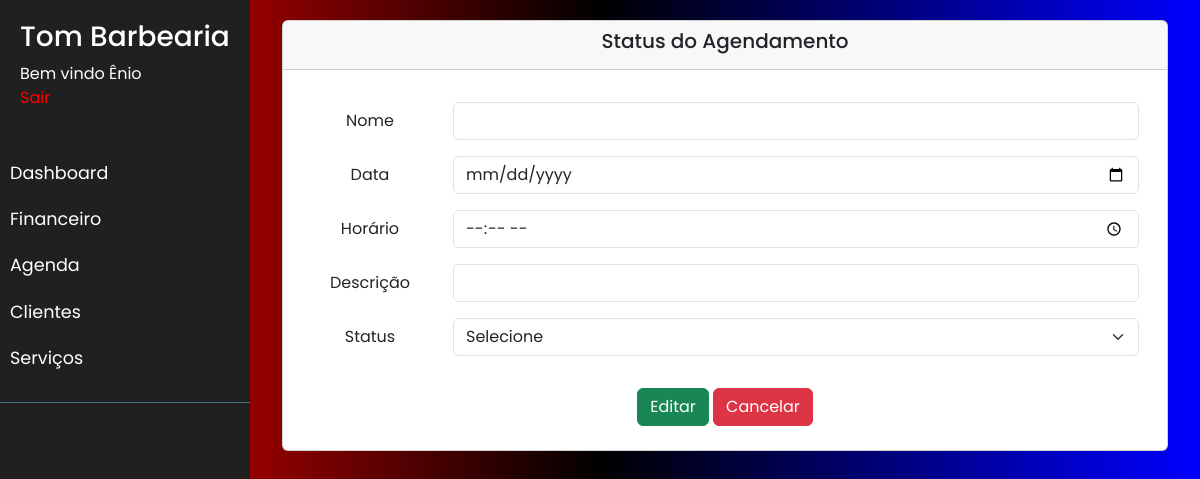
Page /statusAgendamento/48 (signed in) on the earlier database version.
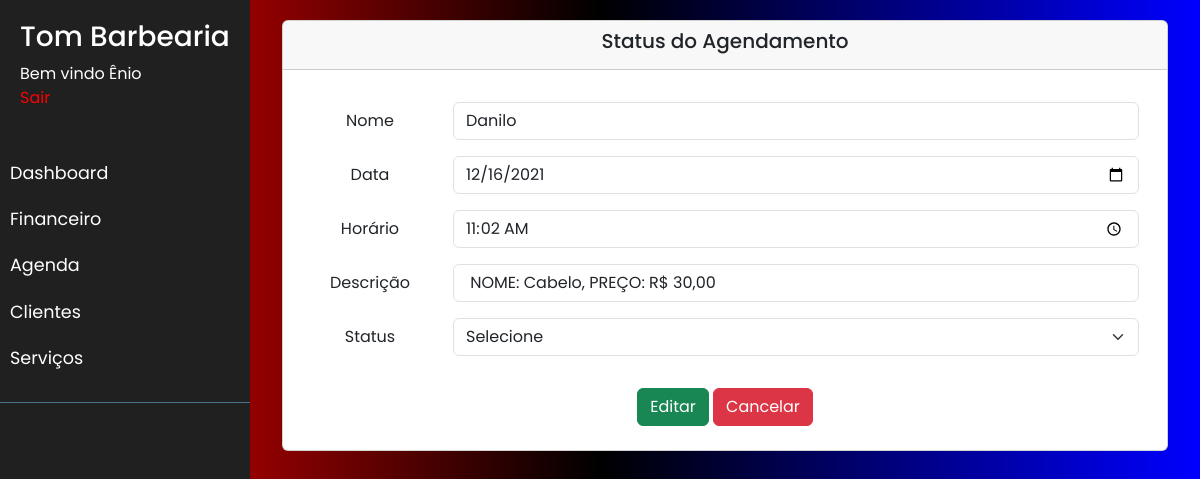
Same page on the later database version.
### app/models.py (models this page shows, shortened)
class ServicosAgendados(db.Model, UserMixin):
    __tablename__= 'servicos_agendados'
    id_servico_agendado = db.Column(db.Integer, primary_key =True, autoincrement = True)
    fk_id_servico = db.Column(db.Integer, nullable = False)
    desc_servico = db.Column(db.String, nullable = False)
    fk_id_cliente = db.Column(db.Integer, nullable = False)
    nm_cliente = db.Column(db.String, nullable = False)
    horario_agendado = db.Column(db.String, nullable = False)
    data_agendamento = db.Column(db.String, nullable = False)
    status = db.Column(db.Integer, nullable = True)
    desc_status = db.Column(db.Integer, nullable = True)

### main.py (the view, shortened to what this page needs)
@app.route("/statusAgendamento/<int:id>", methods=['GET', 'POST'])
def statusAgendamento(id):
    servicosagendados = ServicosAgendados.query.filter_by(id_servico_agendado=id).first()
    return render_template('statusAgendamento.html', servicosagendados = servicosagendados)

### app/models.py (called while the page is built)
@login_manager.user_loader
def get_user(user_id):
    return User.query.filter_by(id=user_id).first()

### app/templates/statusAgendamento.html (shortened to what this page needs)
<!DOCTYPE html>
<html>
<head>
    <link rel="stylesheet" type="text/css" href="{{ url_for('static',filename='node_modules/bootstrap/dist/css/bootstrap.css') }}">
    <link rel="stylesheet" type="text/css" href="{{ url_for('static',filename='sidemenu.css') }}">
</head>
<body>
  {% if current_user.is_authenticated %}
  <div class="wrapper">
    <nav id="sidebar">
      <div class="sidebar-header">
        <h3>Tom Barbearia</h3>
        <a>Bem vindo {{ current_user.nome }}</a>
        <br>
        <a style ="color:red" href = "{{ url_for('logout') }} ">Sair</a>
      </div>
      <ul class="list-unstyled components">
        <li>
          <a href="{{ url_for('home') }}">Dashboard</a>
        </li>
        <li>
          <a href="{{ url_for('financeiro') }}">Financeiro</a>
        </li>
        <li>
          <a href="{{ url_for('agenda') }}">Agenda</a>
        </li>
        <li>
          <a href="{{ url_for('clientes') }}">Clientes</a>
        </li>
        <li>
          <a href="{{ url_for('servicos') }}">Serviços</a>
        </li>
      </ul>
    </nav>
    <div id="content">
      <div class="container-fluid">
        <form method="POST">
          <div class="card text-center">
            <div class="card-header">
              <h5>
                Status do Agendamento
            </h5>
            </div>
            <div class="card-body">
              <div class="container">
                  <div class="col">
                    <div class="row mb-3">
                      <label for="nome" class="col-sm-2 col-form-label">Nome</label>
                      <div class="col-sm-10">
                        <input type="text" class="form-control" name ="status_nome_cliente" id="status_nome_cliente" value = "{{ servicosagendados.nm_cliente }}">
                      </div>
                    </div>
                    <div class="row mb-3">
                      <label for="data" class="col-sm-2 col-form-label">Data</label>
                      <div class="col-sm-10">
                        <input type="date" class="form-control" id="status_data" name="data" value = {{ servicosagendados.data_agendamento }}>
                      </div>
                    </div>
                    <div class="row mb-3">
                      <label for="horario" class="col-sm-2 col-form-label">Horário</label>
                      <div class="col-sm-10">
                        <input type="time" class="form-control" id="status_horario" name="horario" value = {{ servicosagendados.horario_agendado }}>
                      </div>
                    </div>
                    <div class="row mb-3">
                      <label for="nome" class="col-sm-2 col-form-label">Descrição</label>
                      <div class="col-sm-10">
                          <input type="text" class="form-control" name ="status_desc_servico" id="status_desc_servico" value = " {{ servicosagendados.desc_servico }} " >
                      </div>
                    </div>
                    <div class="row mb-3">
                      <label for="nome" class="col-sm-2 col-form-label" id="status" name="status">Status</label>
                      <div class="col-sm-10">
                        <select class="form-select" name="status" >
                          <option>Selecione</option>
                        </select>
                      </div>
                    </div>
                  </div>
                </div>
              </div>
              <div class="row justify-content-center">
                <div class="col-4">
                  <button type="submit" class="btn btn-success" id="btnEditarStatus" value ="btnEditarStatus">Editar</button>
                  <a href="{{url_for('agenda')}}"><button type="button" class="btn btn-danger">Cancelar</button></a><br><br>
                </div>
              </div>
            </div>
        </form>
      </div>
    </div>
  </div>
  {% else %}
  <div>
      <h1>Visitante</h1>
      <p>Bem Vindo, faça login para poder acessar o menu.</p>
      <a href="{{ url_for('login') }}"><button class="btn btn-dark" type="button" value ="login">Login</button></a>
  </div>
  {% endif %}
</body>
</html>

Differences in the rows shown:
added ServicosAgendados: status_nome_cliente "Danilo", data "12/16/2021", horario "11:02", status_desc_servico "NOME: Cabelo, PREÇO: R$ 30,00"
